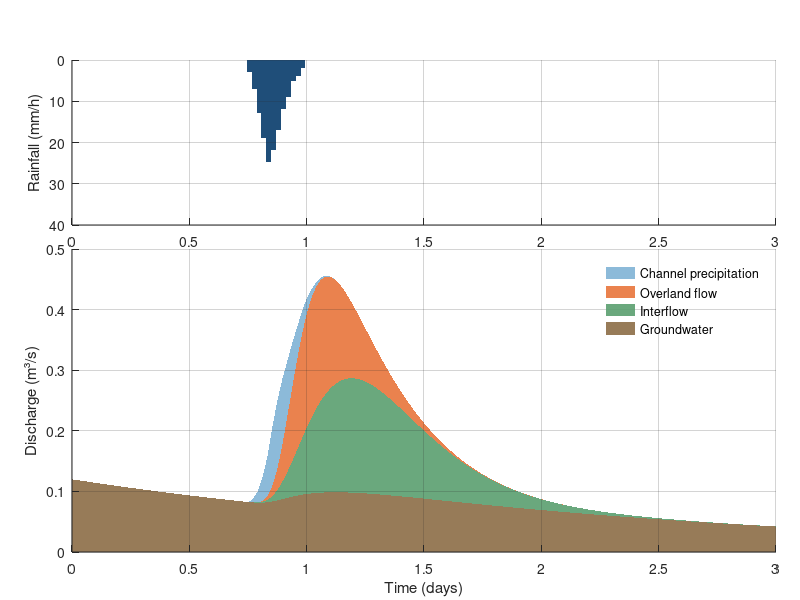

This chart was generated by the following MATLAB code:
% Hydrograph by runoff pathway (stacked)
% Chapter 4 draft; data supplied by the chapter author (figs/fig3_timeseries.csv)
% Run: run runoff_pathways.m  ->  figure_matlab.png (works in MATLAB and GNU Octave)
clear; close all;

fid = fopen('fig3_timeseries.csv'); fgetl(fid);
C = textscan(fid, '%f%f%f%f%f%f%f%f', 'Delimiter', ',', 'EmptyValue', NaN); fclose(fid);
a.time_h = C{1};
a.time_d = C{2};
a.rainfall_mm_per_h = C{3};
a.streamflow_m3_per_s = C{4};
a.channel_precip_m3_per_s = C{5};
a.overland_flow_m3_per_s = C{6};
a.interflow_m3_per_s = C{7};
a.groundwater_m3_per_s = C{8};
a.c1 = a.groundwater_m3_per_s;
a.c2 = a.groundwater_m3_per_s + a.interflow_m3_per_s;
a.c3 = a.groundwater_m3_per_s + a.interflow_m3_per_s + a.overland_flow_m3_per_s;
a.c4 = a.groundwater_m3_per_s + a.interflow_m3_per_s + a.overland_flow_m3_per_s + a.channel_precip_m3_per_s;

figure('Visible', 'off', 'Position', [100 100 800 600], 'Color', 'w');
axes('Position', [0.09 0.625 0.88 0.275]); hold on;
xb = a.time_d(:); yb = a.rainfall_mm_per_h(:); h0 = patch('XData', [xb-0.010416666666666666/2 xb+0.010416666666666666/2 xb+0.010416666666666666/2 xb-0.010416666666666666/2]', 'YData', [zeros(size(yb)) zeros(size(yb)) yb yb]', 'FaceColor', [0.122, 0.306, 0.475], 'EdgeColor', 'none');
xlim([0, 3]);
ylim([0 40]);
set(gca, 'YDir', 'reverse');
ylabel('Rainfall (mm/h)');
box off; grid on; set(gca, 'GridAlpha', 0.2, 'Layer', 'top');

axes('Position', [0.09 0.080 0.88 0.505]); hold on;
xx = a.time_d(:)'; hi_ = a.c4(:)'; lo_ = a.c3(:)'; ok = ~isnan(hi_); h0 = patch('XData', [xx(ok) fliplr(xx(ok))]', 'YData', [hi_(ok) fliplr(lo_(ok))]', 'FaceColor', [0.498, 0.702, 0.835], 'EdgeColor', 'none', 'FaceAlpha', 0.9);
xx = a.time_d(:)'; hi_ = a.c3(:)'; lo_ = a.c2(:)'; ok = ~isnan(hi_); h1 = patch('XData', [xx(ok) fliplr(xx(ok))]', 'YData', [hi_(ok) fliplr(lo_(ok))]', 'FaceColor', [0.91, 0.455, 0.231], 'EdgeColor', 'none', 'FaceAlpha', 0.9);
xx = a.time_d(:)'; hi_ = a.c2(:)'; lo_ = a.c1(:)'; ok = ~isnan(hi_); h2 = patch('XData', [xx(ok) fliplr(xx(ok))]', 'YData', [hi_(ok) fliplr(lo_(ok))]', 'FaceColor', [0.353, 0.62, 0.435], 'EdgeColor', 'none', 'FaceAlpha', 0.9);
xx = a.time_d(:)'; hi_ = a.c1(:)'; lo_ = zeros(size(a.time_d))(:)'; ok = ~isnan(hi_); h3 = patch('XData', [xx(ok) fliplr(xx(ok))]', 'YData', [hi_(ok) fliplr(lo_(ok))]', 'FaceColor', [0.549, 0.427, 0.275], 'EdgeColor', 'none', 'FaceAlpha', 0.9);
xlim([0, 3]);
xlabel('Time (days)');
ylabel('Discharge (m³/s)');
box off; grid on; set(gca, 'GridAlpha', 0.2, 'Layer', 'top');
legend([h0, h1, h2, h3], {'Channel precipitation', 'Overland flow', 'Interflow', 'Groundwater'}, 'Location', 'northeast'); legend boxoff;

print('-dpng', '-r150', 'figure_matlab.png');
